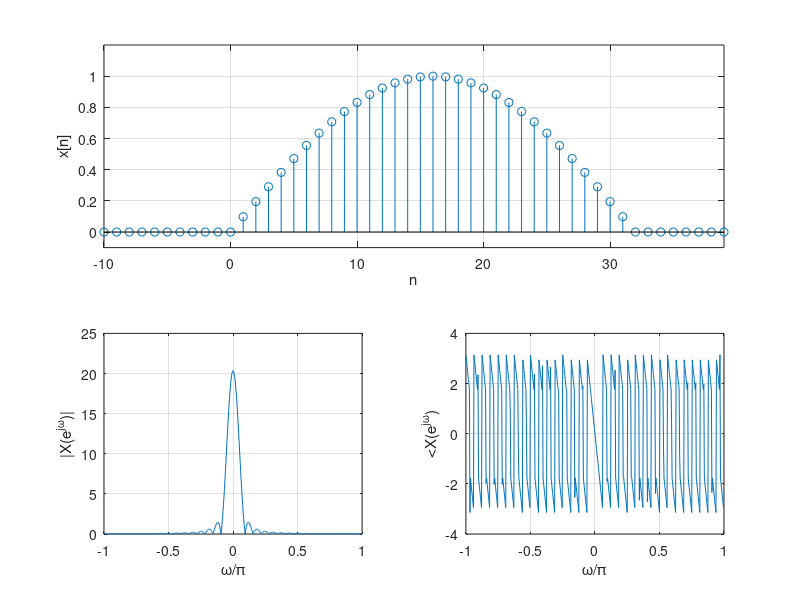
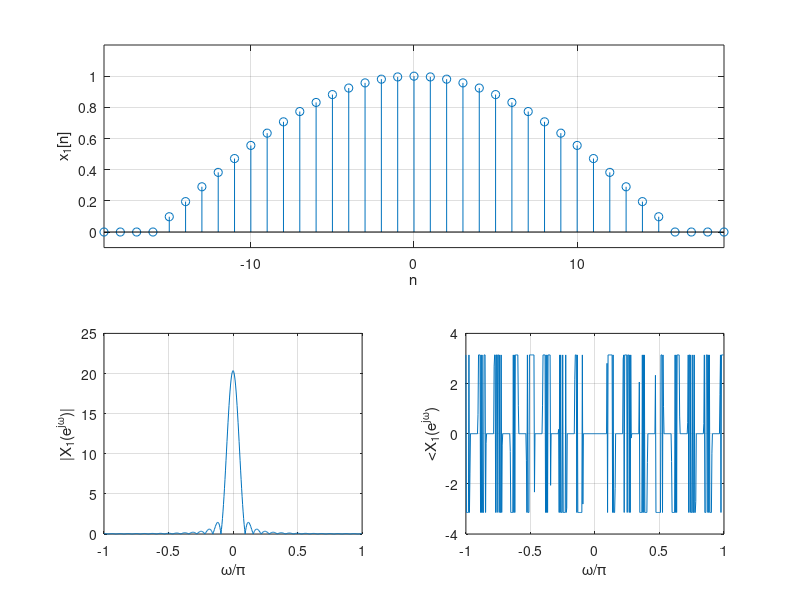

Here is the MATLAB script that generated these plots, in order:
%%
% Example 11.20
%
% FFT of causal and non-causal signals
%% 
clear all; clf
N=512; % order of fft
n=0:N-1;
% causal signal
x=[ones(1,33) zeros(1,N-33)];x=x.*sin(pi*n/32); % zero-padding
X=fft(x); X=fftshift(X); % fft and its shifting to [-1 1] frequency scale
w=2*[0:N-1]./N-1; % normalized frequencies
n1=[-10:39]; % time scale
figure(1)
subplot(211)
stem(n1,[zeros(1,10) x(1:40)]);grid; axis([-10 39 -0.1 1.2]); xlabel('n'); ylabel('x[n]')
subplot(223)
plot(w,abs(X));grid; ylabel('|X(e^{j\omega})|'); xlabel('\omega/\pi')
subplot(224)
plot(w,angle(X));grid; ylabel('<X(e^{j\omega})'); xlabel('\omega/\pi')

% non-causal signal
xnc=[zeros(1,3) x(1:33) zeros(1,3)]; % non-causal signal
x=[x(17:33) zeros(1,N-33) x(1:16)]; % periodic extension and zero-padding
X=fft(x); X=fftshift(X);
n1=[-19:19];
figure(2)
subplot(211)
stem(n1,xnc);grid; axis([-19 19 -0.1 1.2]); xlabel('n'); ylabel('x_1[n]') 
subplot(223)
plot(w,abs(X));grid; ylabel('|X_1(e^{j\omega})|'); xlabel('\omega/\pi')
subplot(224)
plot(w,angle(X));grid; ylabel('<X_1(e^{j\omega})'); xlabel('\omega/\pi')
